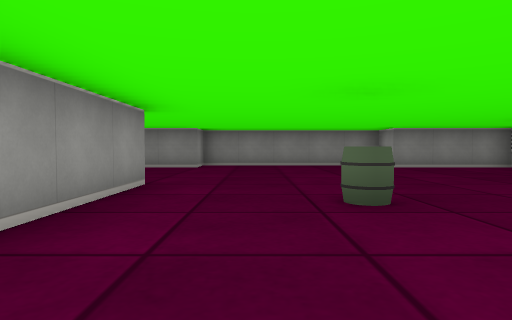
view 1 (above)

18 first-person views from a walk through a cub3D maze. The camera is about half as high as the walls, tilts 2° down and sees 75° across. The floor is counted in squares. Each view is taken from the middle of a square. On the plan, view 1 faces up. The plan holds only what a view shows up to about 9 squares ahead; the rest is blank.

view 2
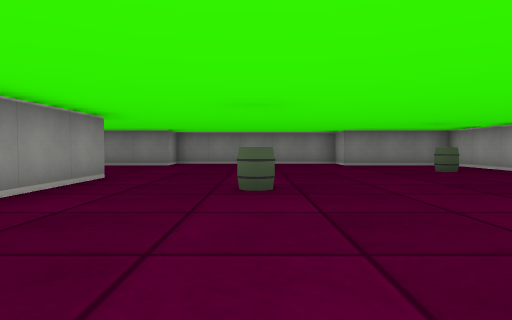

view 3
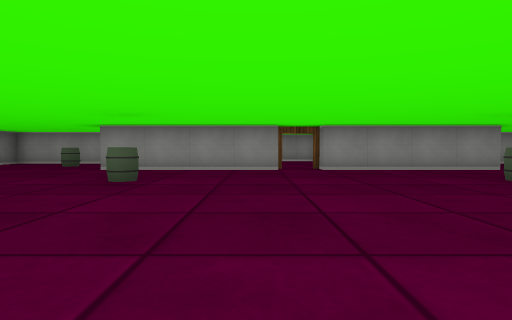

view 4
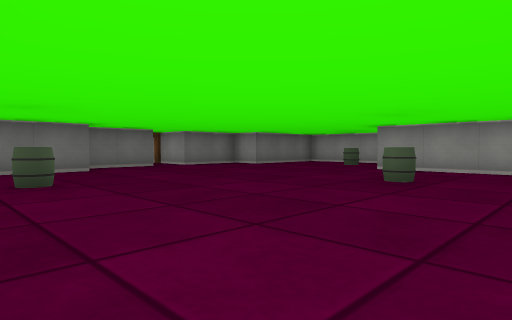

view 5
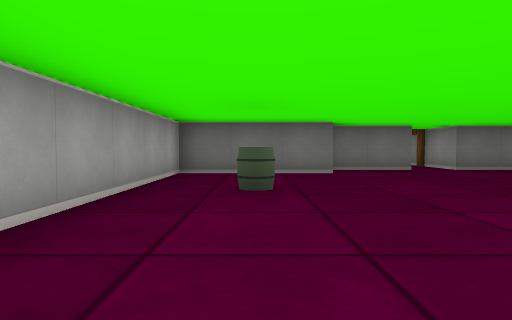

view 6
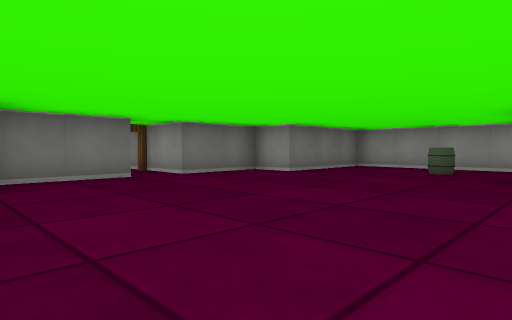

view 7
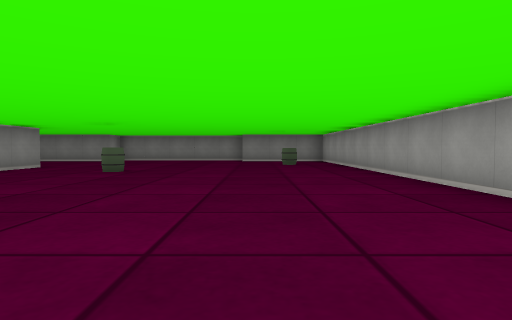

view 8
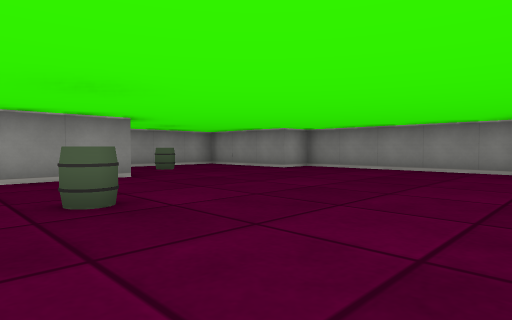

view 9
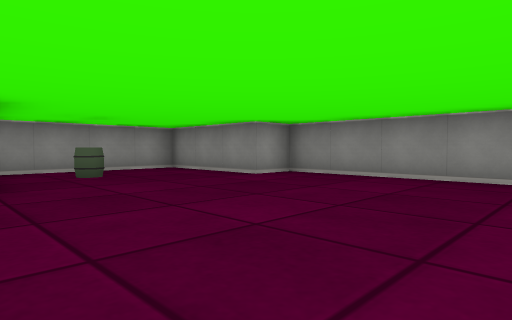

view 10
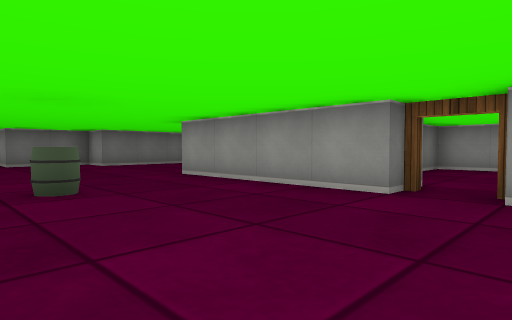

view 11
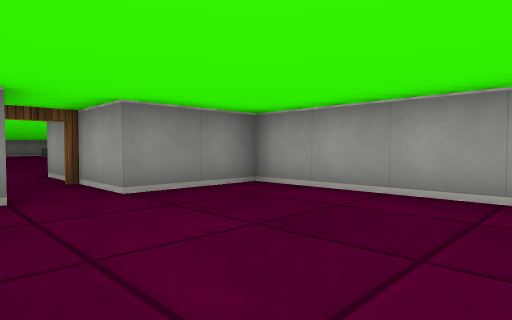

view 12
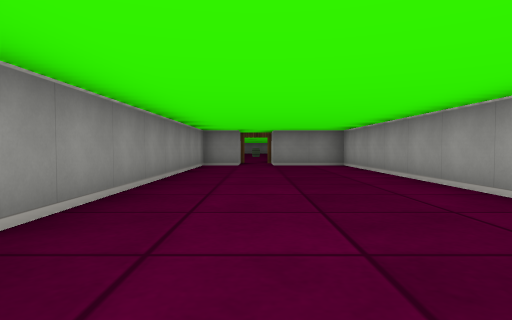

view 13
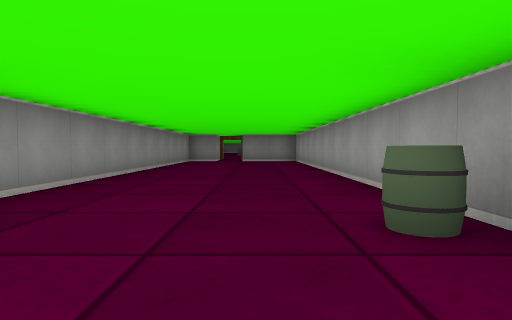

view 14
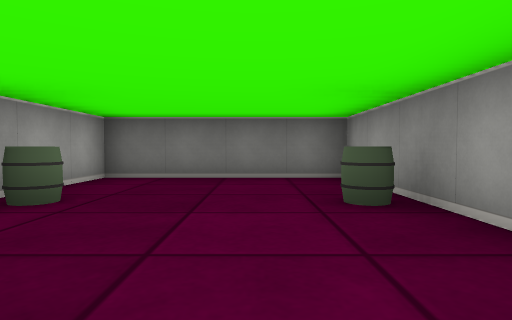

view 15
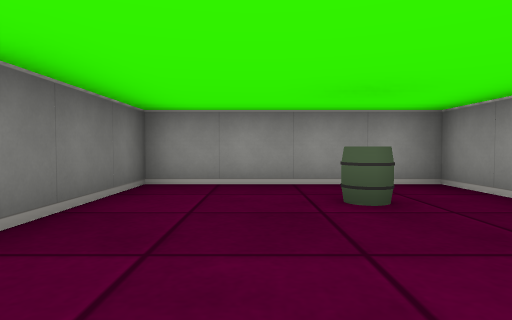

view 16
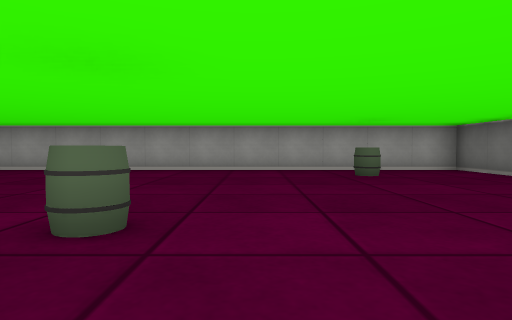

view 17
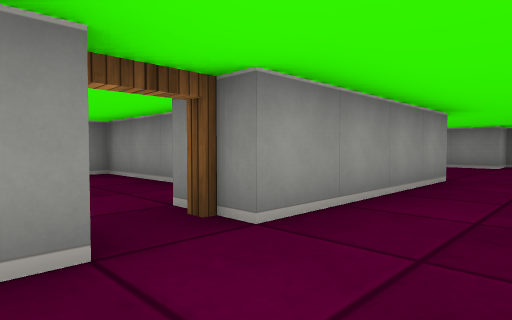

view 18
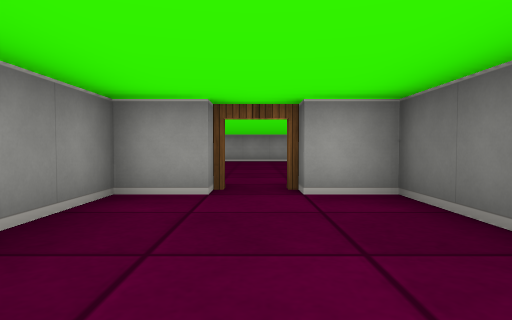

### Floor plan
Points are (right, up) in squares from view 1. A wall is a line through its corners. A room is listed if a view was taken in it or the views show most of it. See-through windows are left out.
Room 1 (views 1, 2, 3, 4, 5, 6, 7, 8, 9, 10, 15, 16, 17)
walls: (-1.5, -0.5) (-1.5, -4.5); (-1.5, 4.6) (-1.5, 0.5); (-3.2, -4.5) (-4.5, -4.5) (-4.5, -8.5) (-1.5, -8.5) (-1.5, -9.5) (0.5, -9.5) (0.5, -11.8); (3.4, -8.5) (6.5, -8.5) (6.5, 8.5) (3.5, 8.5) (3.5, 9); (3.1, 9.5) (-1.5, 9.5) (-1.5, 8.5) (-4.5, 8.5) (-4.5, 4.9); (1.5, -11) (1.5, -9.5) (3.4, -9.5)
ways out: open door at (1, -11) to room 2; open door at (-2, 0) to room 3
objects: barrel (-3, -6); barrel (-3, 6); barrel (1, -3); barrel (1, 3); barrel (5, -6); barrel (5, 6)
Room 2 (views 11, 12, 13, 14)
walls: (-0.5, -13) (-0.5, -25.5) (3.5, -25.5) (3.5, -12.5) (1.5, -12.5) (1.5, -11)
ways out: open door at (1, -11) to room 1
objects: barrel (0, -23); barrel (3, -23)
Room 3 (view 18)
walls: (-2.5, 0.5) (-2.5, 1.5) (-6.5, 1.5) (-6.5, -1.5) (-2.5, -1.5) (-2.5, -0.5)
ways out: open door at (-2, 0) to room 1

Positions as (right, up) in squares from view 1, and headings:
1: (0, 0), facing up
2: (1, -1), facing up
3: (6, -1), facing left
4: (6, -1), facing down-left
5: (5, -2), facing down
6: (4, -4), facing down-left
7: (4, -4), facing up
8: (4, 2), facing up-left
9: (3, 4), facing up-left
10: (2, 1), facing down-left
11: (0, -16), facing up-right
12: (1, -22), facing up
13: (2, -25), facing up
14: (1, -20), facing down
15: (0, -7), facing left
16: (-1, -4), facing right
17: (0, -1), facing up-left
18: (-6, 0), facing right
